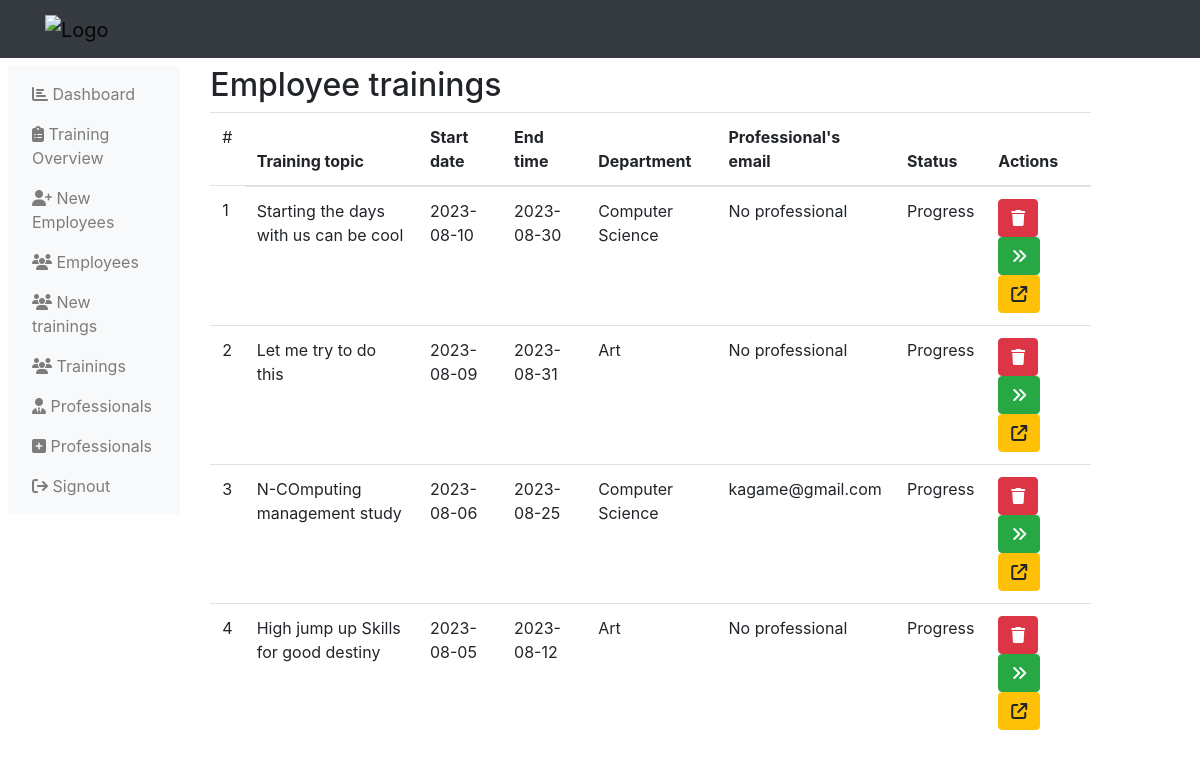
The page /administration-trainings.php (signed in) on the database as committed earlier.
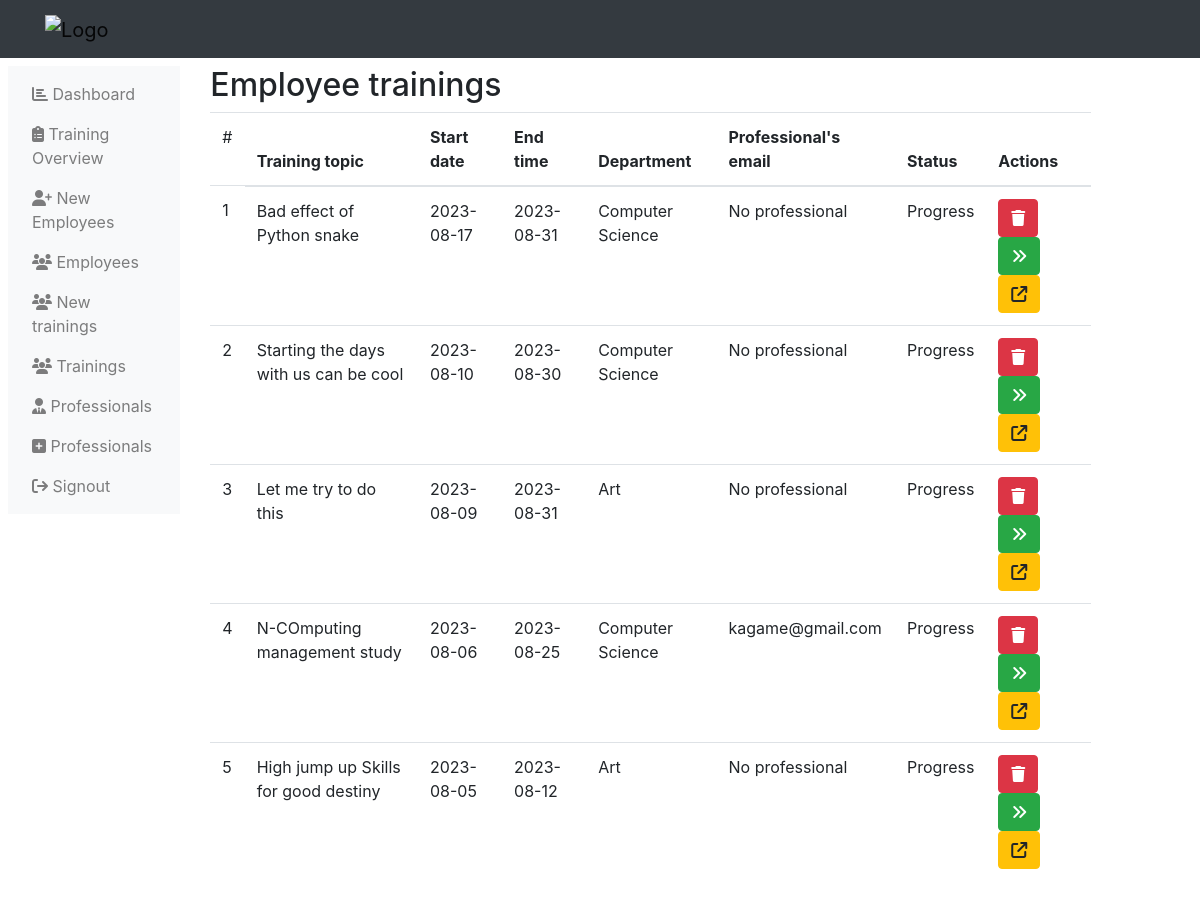
The same page on the database as committed later.
### tables this page shows
CREATE TABLE `trainings` (
  `training_id` int(11) NOT NULL,
  `training_topic` varchar(255) NOT NULL,
  `training_description` text NOT NULL DEFAULT 'This is the defaullt description of the trainings',
  `training_start` varchar(255) NOT NULL,
  `training_end` varchar(255) NOT NULL,
  `training_cover` varchar(255) NOT NULL,
  `training_depart` int(11) NOT NULL,
  `training_status` varchar(255) NOT NULL
);

CREATE TABLE `departments` (
  `depart_id` int(11) NOT NULL,
  `depart_name` varchar(255) NOT NULL
);

CREATE TABLE `training_professionals` (
  `tr_pro_id` int(11) NOT NULL,
  `training` int(11) NOT NULL,
  `professional` int(11) NOT NULL,
  `unique_id` text NOT NULL,
  `tr_pro_status` varchar(255) NOT NULL
);

CREATE TABLE `professionals` (
  `professional_id` int(11) NOT NULL,
  `professional_fn` varchar(255) NOT NULL,
  `professional_ln` varchar(255) NOT NULL,
  `professional_email` varchar(255) NOT NULL,
  `professional_phone` int(12) NOT NULL,
  `professional_status` varchar(255) NOT NULL
);

### administration-trainings.php (the view, shortened to what this page needs)
<?php
    include('php/connection.php');
?>
<!DOCTYPE html>
<html lang="en">
<head>
    <link rel="stylesheet" href="https://maxcdn.bootstrapcdn.com/bootstrap/4.5.2/css/bootstrap.min.css">
    <link rel="stylesheet" href="https://cdnjs.cloudflare.com/ajax/libs/font-awesome/6.4.2/css/all.min.css" />
</head>
<body>
    <?php include("php/administration-header.php"); ?>
    <div class="">
        <div class="row p-2">
            <?php
                include("php/administration-left-links.php");
            ?>
            <div class="col-md-9">
                <h2>
                    Employee trainings
                </h2>
                <div class="r">
                    <table class="table table-hover table-responsive">
                        <thead>
                            <tr>
                                <td>
                                    #
                                <th>
                                    Training topic
                                </th>
                                <th>
                                    Start date
                                </th>
                                <th>
                                    End time
                                </th>
                                <th>
                                    Department
                                </th>
                                <th>
                                    Professional's email
                                </th>
                                <th>
                                    Status
                                </th>
                                <th>
                                    Actions
                                </th>
                            </tr>
                        </thead>
                        <tbody>
                            <?php
                                $get_trainings = mysqli_query($server,"SELECT * from
                                    trainings,departments
                                    WHERE
                                    trainings.training_depart = departments.depart_id
                                    ORDER BY training_status DESC,
                                    training_start DESC,training_end DESC
                                ");
                                $count=1;
                                while ($data_trainings = mysqli_fetch_array($get_trainings)) {
                                    ?>
                                    <tr>
                                        <td>
                                            <?php echo $count++; ?>
                                        </td>
                                        <td>
                                            <?php
                                                echo $data_trainings['training_topic'];
                                            ?>
                                        </td>
                                        <td>
                                            <?php
                                                echo $data_trainings['training_start'];
                                            ?>
                                        </td>
                                        <td>
                                            <?php
                                                echo $data_trainings['training_end'];
                                            ?>
                                        </td>
                                        <td>
                                            <?php
                                                echo $data_trainings['depart_name'];
                                            ?>
                                        </td>
                                        <td>
                                            <?php
                                                $training_id = $data_trainings['training_id'];
                                                $get_professional_tr = mysqli_query($server,"SELECT * from training_professionals
                                                    WHERE training='$training_id'
                                                ");
                                                if (mysqli_num_rows($get_professional_tr) < 1) {
                                                    ?>
                                                    No professional
                                                    <?php
                                                }
                                                while ($data_profe_tr = mysqli_fetch_array($get_professional_tr)) {
                                                    $profes = $data_profe_tr['professional'];
                                                    $get_profe_info = mysqli_fetch_array(mysqli_query($server,"SELECT * from
                                                        professionals WHERE professional_id = '$profes'
                                                    "));
                                                    echo $get_profe_info['professional_email']." ";
                                                }
                                            ?>
                                        </td>
                                        <td>
                                            <?php
                                                echo $data_trainings['training_status'];
                                            ?>
                                        </td>
                                        <td>
                                            <button class="btn btn-danger">
                                                <i class="fa fa-trash"></i>
                                            </button>
                                            <a href="administration-trainings-add-content.php?training_id=<?php echo $data_trainings['training_id'] ?>" class="btn btn-success">
                                                <i class="fas fa-angle-double-right"></i>
                                            </a>
                                            <a href="trainings/covers/<?php echo $data_trainings['training_cover']; ?>" title="View training image." target="_blank" class="btn btn-warning">
                                                <i class="fa fa-external-link"></i>
                                            </a>
                                        </td>
                                    </tr>
                                    <?php
                                }
                            ?>
                        </tbody>
                    </table>
                </div>
            </div>
        </div>
    </div>
</body>
</html>

### php/administration-header.php (shortened to what this page needs)
<nav class="navbar navbar-expand-lg navbar-light bg-dark">
    <div class="container">
        <a class="navbar-brand" href="adminstration-home.php">
            <img src="logo.png" alt="Logo" width="50" height="50">
        </a>
    </div>
</nav>

### php/administration-left-links.php
<div class="col-md-2">
    <nav class="navbar navbar-expand-md navbar-light bg-light">
        <div class="collapse navbar-collapse" id="navbarNav">
            <ul class="navbar-nav flex-column">
                <li class="nav-item">
                    <a class="nav-link" href="adminstration-home.php"><i class="fas fa-chart-bar"></i> Dashboard</a>
                </li>
                <li class="nav-item">
                    <a class="nav-link" href="#"><i class="fas fa-clipboard-list"></i> Training Overview</a>
                </li>
                <li class="nav-item">
                    <a class="nav-link" href="adminstation-new-employees.php"><i class="fas fa-user-plus"></i> New Employees</a>
                </li>
                <li class="nav-item">
                    <a class="nav-link" href="administration-employees.php"><i class="fas fa-users"></i> Employees</a>
                </li>
                <li class="nav-item">
                    <a class="nav-link" href="administration-new-trainings.php"><i class="fas fa-users"></i> New trainings</a>
                </li>
                <li class="nav-item">
                    <a class="nav-link" href="administration-trainings.php"><i class="fas fa-users"></i> Trainings</a>
                </li>
                <li class="nav-item">
                    <a class="nav-link" href="administration-professionals.php">
                    <i class="fas fa-user-tie"></i>
                    Professionals
                    </a>
                </li>
                <li class="nav-item">
                    <a class="nav-link" href="administration-new-professionals.php">
                    <i class="fas fa-plus-square"></i>
                    Professionals
                    </a>
                </li>
                <li class="nav-item">
                    <a class="nav-link" href="sign-out.php?administration"><i class="fas fa-sign-out"></i> Signout</a>
                </li>
            </ul>
        </div>
    </nav>
</div>

Rows that differ between the two databases and show on the page:
added trainings: training_topic "Bad effect of Python snake", training_start "2023-08-17", training_end "2023-08-31", training_depart.depart_name "Computer Science", shows "No professional", training_status "Progress"
